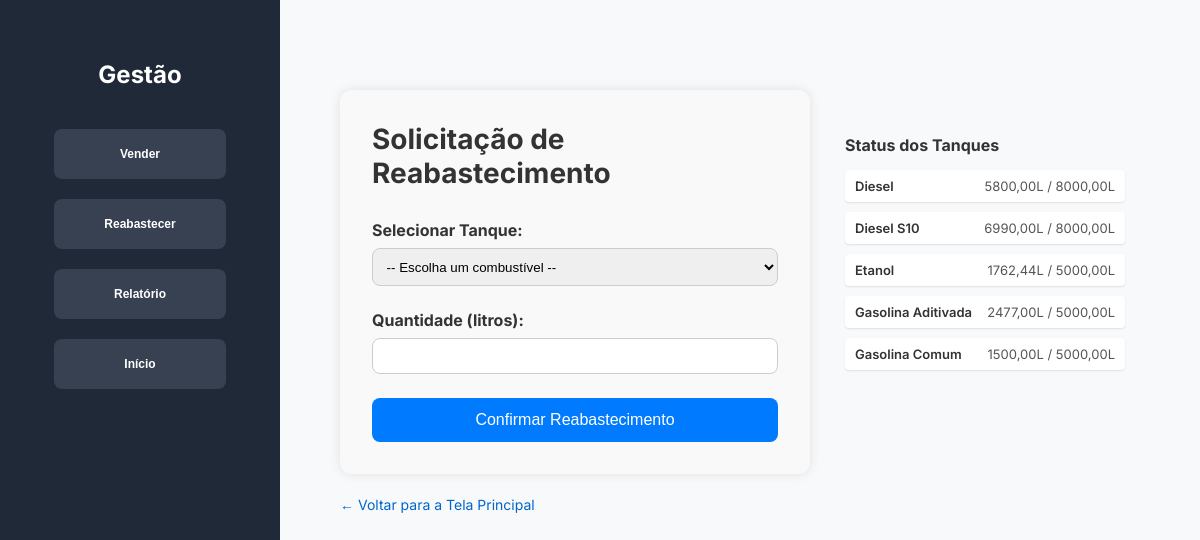
Page /reabastecer on the earlier database version.
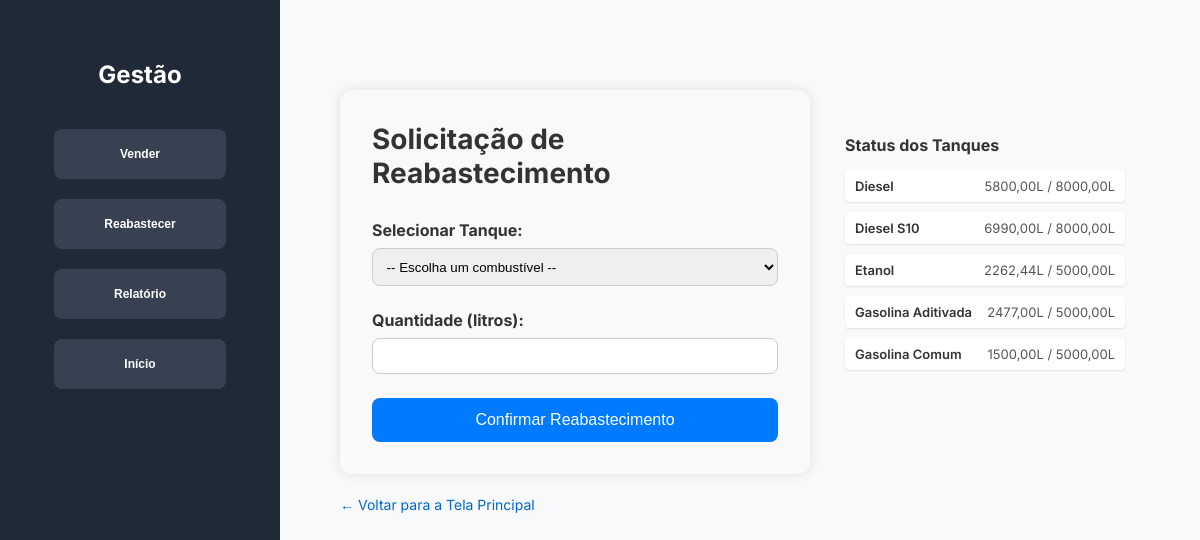
Same page on the later database version.
### gestaoPostoCombustivel/models.py (models this page shows, shortened)
class Tanque(models.Model):
    combustivel = models.OneToOneField(
        PrecoCombustivel,
        on_delete=models.PROTECT,
        primary_key=True
    )
    quantidade_disponivel = models.DecimalField(max_digits=10, decimal_places=2)
    capacidade_maxima = models.DecimalField(max_digits=10, decimal_places=2)
    class Meta:
        verbose_name = "Tanque de Combustível"
        verbose_name_plural = "Tanques de Combustíveis"

class PrecoCombustivel(models.Model):
    id_combustivel = models.CharField(
        max_length=20,
        choices=TIPO_COMBUSTIVEL_CHOICES,
        unique=True,
        primary_key=True
    )
    preco_por_litro = models.DecimalField(max_digits=6, decimal_places=2)
    data_atualizacao = models.DateTimeField(auto_now=True)
    class Meta:
        verbose_name = "Combustível (Preço)"
        verbose_name_plural = "Combustíveis (Preços)"

### gestaoPostoCombustivel/views.py (the view, shortened to what this page needs)
# urls.py: path('reabastecer', views.reabastecer, name='reabastecer'), # rota para a view reabastecer
def reabastecer(request):
    tanques = Tanque.objects.select_related('combustivel').all().order_by('combustivel__id_combustivel')
    context = {
        'tanques': tanques,
    }
    return render(request, 'reabastecer.html', context)

### gestaoPostoCombustivel/templates/reabastecer.html (shortened to what this page needs)
{% load static %}
<!DOCTYPE html>
<html lang="pt-br">
<head>
  <link rel="stylesheet" href="{% static 'assets/css/style.css' %}">
  <link rel="stylesheet" href="{% static 'assets/css/reabastecer.css' %}">
</head>
<body>
  <div class="container">
    <aside class="sidebar">
      <h2 class="logo">Gestão</h2>
      <nav class="menu">
        <a href="{% url 'venda' %}">
          <button>Vender</button>
        </a>
        <a href="{% url 'reabastecer' %}">
          <button>Reabastecer</button>
        </a>
        <a href="{% url 'relatorio' %}">
          <button>Relatório</button>
        </a>
        <a href="{% url 'index' %}">
          <button>Início</button>
        </a>
      </nav>
    </aside>
    <div class="main-content">
      <div class="content-wrapper">
        <form class="refill-form" method="POST" action="{% url 'reabastecer' %}">
          <h1 class="title">Solicitação de Reabastecimento</h1>
          <div class="form-group">
            <label for="combustivel">Selecionar Tanque:</label>
            <select id="combustivel" name="combustivel" required>
              <option value="">-- Escolha um combustível --</option>
            </select>
          </div>
          <div class="form-group">
            <label for="quantidade">Quantidade (litros):</label>
            <input type="number" id="quantidade" name="quantidade" min="0.01" step="0.01" required />
          </div>
          <button type="submit" class="refill-btn">Confirmar Reabastecimento</button>
        </form>
        <div class="tank-info-simple">
          <h3>Status dos Tanques</h3>
          <div class="tank-list-simple">
            {% for tanque in tanques %}
              <div class="tank-item-simple">
                <span class="tank-name">{{ tanque.combustivel.get_id_combustivel_display }}</span>
                <span class="tank-level">{{ tanque.quantidade_disponivel|floatformat:2 }}L / {{ tanque.capacidade_maxima|floatformat:2 }}L</span>
              </div>
            {% endfor %}
          </div>
        </div>
      </div>
      <div class="back-button">
        <a href="{% url 'index' %}">
          &#8592; Voltar para a Tela Principal
        </a>
      </div>
    </div>
  </div>
</body>
</html>

Differences in the rows shown:
changed Tanque "Etanol": quantidade_disponivel "1762,44" → "2262,44"
